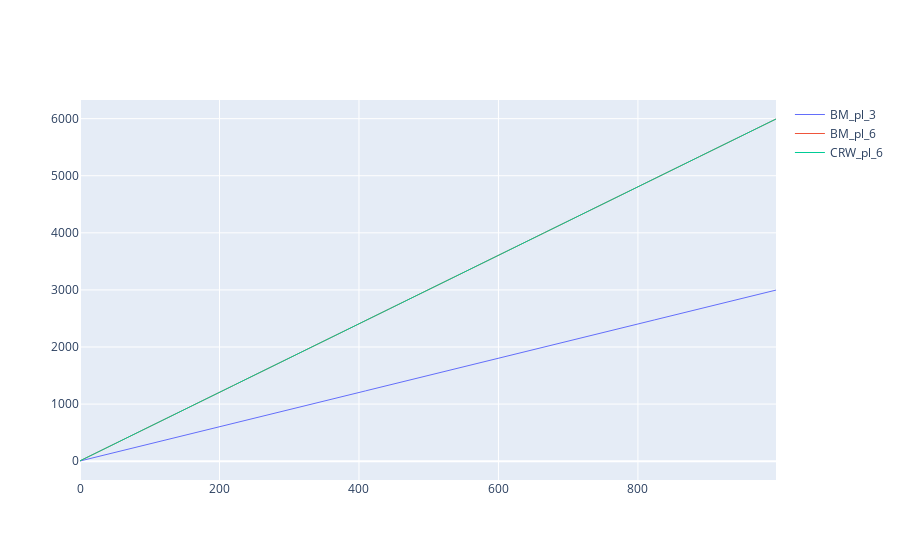

Write notebook code for a chart like this one.
### Code cell
fig_met_1 = go.Figure()

fig_met_1.add_trace(go.Scatter(x = met_pl.index,
                               y = met_pl.pl_BM_3,
                               marker = dict(size = 2),
                               line = dict(width = 1),
                               mode = 'lines',
                               name = 'BM_pl_3',
                               showlegend = True))

fig_met_1.add_trace(go.Scatter(x = met_pl.index,
                               y = met_pl.pl_BM_6,
                               marker = dict(size = 2),
                               line = dict(width = 1),
                               mode = 'lines',
                               name = 'BM_pl_6',
                               showlegend = True))

fig_met_1.add_trace(go.Scatter(x = met_pl.index,
                               y = met_pl.pl_CRW_6,
                               marker = dict(size = 2),
                               line = dict(width = 1),
                               mode = 'lines',
                               name = 'CRW_pl_6',
                               showlegend = True))
fig_met_1.show()

### Figure 1 — Plotly figure (JSON) as saved in the notebook; plotly's stock layout.template omitted (floating-point values rounded to 4 significant figures; data arrays with more than 128 entries replaced by an {"elided": "..."} marker saying what was removed)
{"data": [{"line": {"width": 1}, "marker": {"size": 2}, "mode": "lines", "name": "BM_pl_3", "showlegend": true, "type": "scatter", "x": {"elided": "999 int values"}, "y": {"elided": "999 float values"}}, {"line": {"width": 1}, "marker": {"size": 2}, "mode": "lines", "name": "BM_pl_6", "showlegend": true, "type": "scatter", "x": {"elided": "999 int values"}, "y": {"elided": "999 int values"}}, {"line": {"width": 1}, "marker": {"size": 2}, "mode": "lines", "name": "CRW_pl_6", "showlegend": true, "type": "scatter", "x": {"elided": "999 int values"}, "y": {"elided": "999 float values"}}], "layout": {}}
